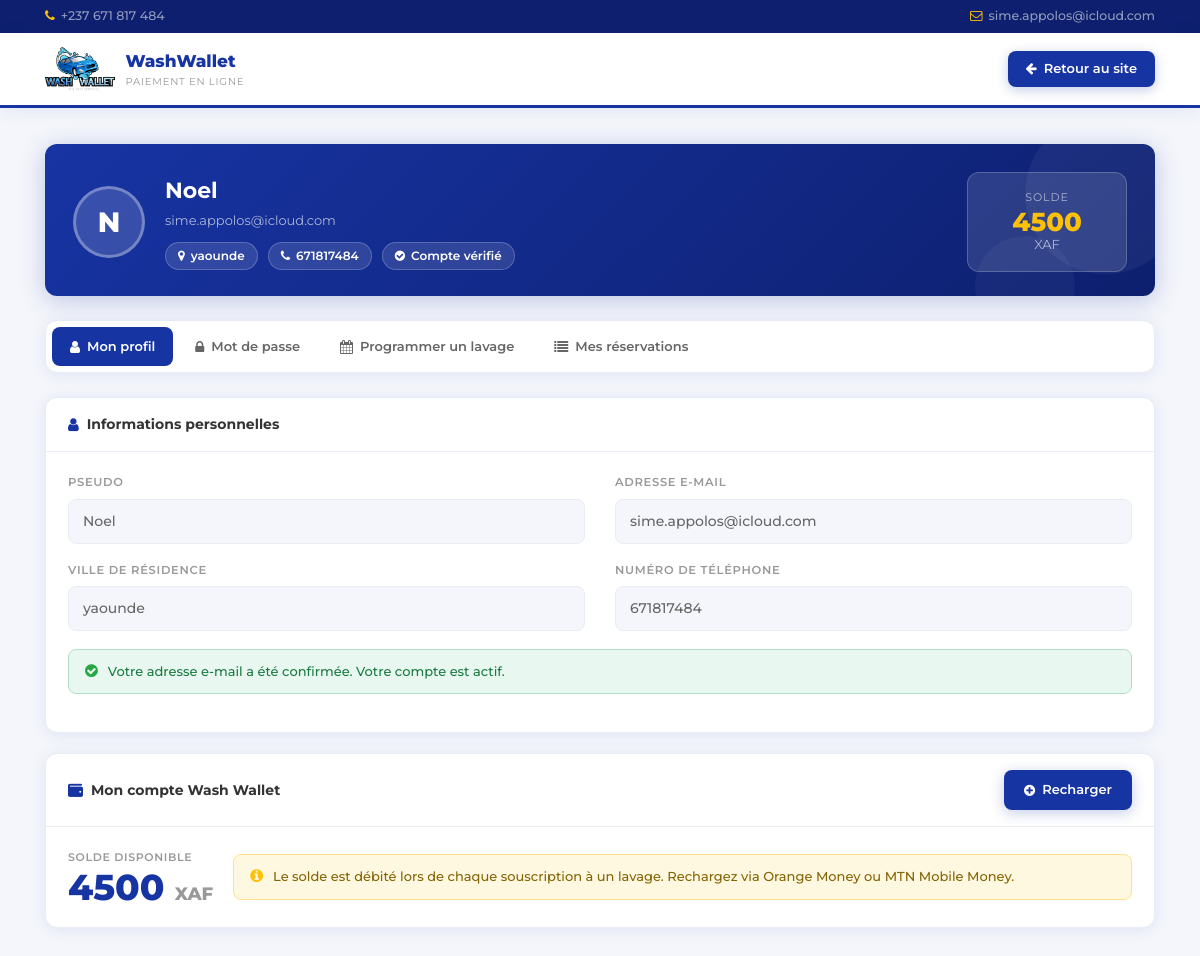
Page /emailApp/profil (signed in) on the committed database.
### emailApp/models.py (models this page shows, shortened)
class Utilisateur(AbstractBaseUser):
    email = models.EmailField(verbose_name='adresse email', max_length=255, unique=True)
    pseudo = models.CharField(max_length=50, unique=True)
    numero_telephone = models.CharField(max_length=15, unique=True)
    ville_residence = models.CharField(max_length=100)
    is_admin = models.BooleanField(default=False)
    is_active = models.BooleanField(default=False)  # Le compte n'est pas actif par défaut
    account_activation_token = account_activation_token
    objects = UtilisateurManager()
    USERNAME_FIELD = 'email'
    REQUIRED_FIELDS = ['pseudo', 'numero_telephone', 'ville_residence']

class Compte(models.Model):
    numero_compte = models.CharField(max_length=255, unique=True, default=uuid.uuid4, editable=False, primary_key=True)
    solde = models.DecimalField(max_digits=10, decimal_places=2)
    utilisateur = models.ForeignKey('Utilisateur', on_delete=models.CASCADE)

### emailApp/views.py (the view)
# urls.py: path('profil', views.profil, name='profil'),
def profil(request):
    from django.utils import timezone
    import datetime as dt
    user = request.user
    try:
        compte = Compte.objects.get(utilisateur=user)
        solde = compte.solde
    except Compte.DoesNotExist:
        compte = Compte.objects.create(utilisateur=user, solde=0)
        solde = 0
    today = timezone.now().date()
    max_date = today + dt.timedelta(days=30)
    return render(request, 'profil.html', {
        'solde':    solde,
        'today':    today.strftime('%Y-%m-%d'),
        'max_date': max_date.strftime('%Y-%m-%d'),
    })

### templates/profil.html (shortened to what this page needs)
{% extends "base.html" %}
{% load static %}
{% block link %}
<link href="{% static 'assets/stylesheets/bootstrap.min.css' %}" rel="stylesheet">
<link rel="stylesheet" href="https://cdnjs.cloudflare.com/ajax/libs/font-awesome/4.7.0/css/font-awesome.min.css">
{% endblock %}
{% block header %}
<div class="ww-topbar-profil">
    <div class="container">
        <div class="tp-inner">
            <div class="tp-item"><i class="fa fa-phone"></i><span>+237 671 817 484</span></div>
            <div class="tp-item"><i class="fa fa-envelope-o"></i><span>sime.appolos@icloud.com</span></div>
        </div>
    </div>
</div>
<nav class="ww-navbar-profil">
    <div class="container">
        <div class="nav-inner">
            <a href="{% url 'vitrine' %}" class="brand">
                <img src="{% static 'assets/images/logo.png' %}" alt="Wash Wallet">
                <div>
                    <div class="brand-name">WashWallet</div>
                    <div class="brand-sub">Paiement en ligne</div>
                </div>
            </a>
            <a href="{% url 'vitrine' %}" class="ww-back-btn">
                <i class="fa fa-arrow-left"></i> Retour au site
            </a>
        </div>
    </div>
</nav>
{% endblock %}
{% block content %}
<div class="profil-page">
    <div class="container">
        <div class="user-hero">
            <div class="user-avatar-big" id="heroAvatar">{{ user.pseudo|first|upper }}</div>
            <div class="user-hero-info">
                <div class="user-hero-name">{{ user.pseudo }}</div>
                <div class="user-hero-email">{{ user.email }}</div>
                <div class="user-hero-badges">
                    <div class="hero-badge"><i class="fa fa-map-marker"></i> {{ user.ville_residence }}</div>
                    <div class="hero-badge"><i class="fa fa-phone"></i> {{ user.numero_telephone }}</div>
                    <div class="hero-badge"><i class="fa fa-check-circle"></i> Compte vérifié</div>
                </div>
            </div>
            <div class="solde-hero">
                <div class="solde-hero-label">Solde</div>
                <div class="solde-hero-value">{{ solde|floatformat:0 }}</div>
                <div class="solde-hero-unit">XAF</div>
            </div>
        </div>
        <div class="ww-tabs">
            <button class="ww-tab-btn active" data-tab="tab-general">
                <i class="fa fa-user"></i> Mon profil
            </button>
            <button class="ww-tab-btn" data-tab="tab-password">
                <i class="fa fa-lock"></i> Mot de passe
            </button>
            <button class="ww-tab-btn" data-tab="tab-reservation">
                <i class="fa fa-calendar"></i> Programmer un lavage
            </button>
            <button class="ww-tab-btn" data-tab="tab-mes-reservations">
                <i class="fa fa-list"></i> Mes réservations
            </button>
        </div>
        <div class="ww-pane active" id="tab-general">
            <div class="ww-card">
                <div class="ww-card-head">
                    <div class="ww-card-title"><i class="fa fa-user"></i> Informations personnelles</div>
                </div>
                <div class="ww-card-body">
                    <div class="row">
                        <div class="col-md-6">
                            <div class="ww-form-group">
                                <label class="ww-form-label">Pseudo</label>
                                <input class="ww-input" type="text" value="{{ user.pseudo }}" readonly>
                            </div>
                        </div>
                        <div class="col-md-6">
                            <div class="ww-form-group">
                                <label class="ww-form-label">Adresse e-mail</label>
                                <input class="ww-input" type="text" value="{{ user.email }}" readonly>
                            </div>
                        </div>
                        <div class="col-md-6">
                            <div class="ww-form-group">
                                <label class="ww-form-label">Ville de résidence</label>
                                <input class="ww-input" type="text" value="{{ user.ville_residence }}" readonly>
                            </div>
                        </div>
                        <div class="col-md-6">
                            <div class="ww-form-group">
                                <label class="ww-form-label">Numéro de téléphone</label>
                                <input class="ww-input" type="text" value="{{ user.numero_telephone }}" readonly>
                            </div>
                        </div>
                    </div>
                    <div class="ww-alert ww-alert-success">
                        <i class="fa fa-check-circle"></i>
                        <span>Votre adresse e-mail a été confirmée. Votre compte est actif.</span>
                    </div>
                </div>
            </div>
            <div class="ww-card">
                <div class="ww-card-head">
                    <div class="ww-card-title"><i class="fa fa-wallet"></i> Mon compte Wash Wallet</div>
                    <button class="ww-btn ww-btn-primary" data-toggle="modal" data-target="#rechargeModal">
                        <i class="fa fa-plus-circle"></i> Recharger
                    </button>
                </div>
                <div class="ww-card-body">
                    <div style="display:flex; align-items:center; gap:20px; flex-wrap:wrap;">
                        <div>
                            <div style="font-size:11px; font-weight:600; color:var(--text-3); text-transform:uppercase; letter-spacing:0.06em; margin-bottom:4px;">Solde disponible</div>
                            <div style="font-size:36px; font-weight:800; color:var(--primary); line-height:1;">
                                {{ solde|floatformat:0 }} <span style="font-size:18px; color:var(--text-3);">XAF</span>
                            </div>
                        </div>
                        <div style="flex:1; min-width:220px;">
                            <div class="ww-alert ww-alert-warning" style="margin-bottom:0;">
                                <i class="fa fa-info-circle"></i>
                                <span>Le solde est débité lors de chaque souscription à un lavage. Rechargez via Orange Money ou MTN Mobile Money.</span>
                            </div>
                        </div>
                    </div>
                </div>
            </div>
        </div>
    </div>
</div>
{% endblock %}

### rows in the picture
Utilisateur: pseudo|first "N", pseudo "Noel", email "sime.appolos@icloud.com", ville_residence "yaounde", numero_telephone "671817484"
Compte: solde "4500"
